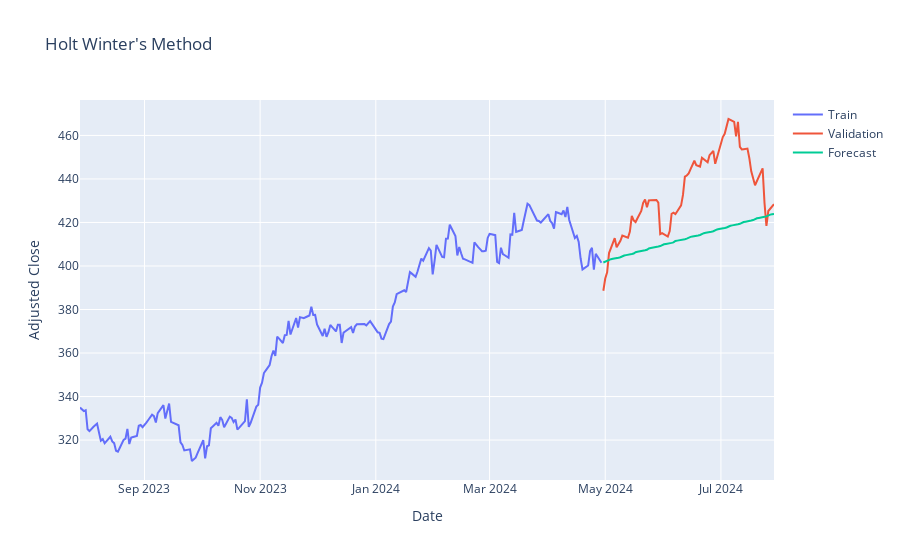

Notebook code cell kept with this figure:
### Code cell
plt_forecast(forecasting, 'Holt Winter\'s Method')
